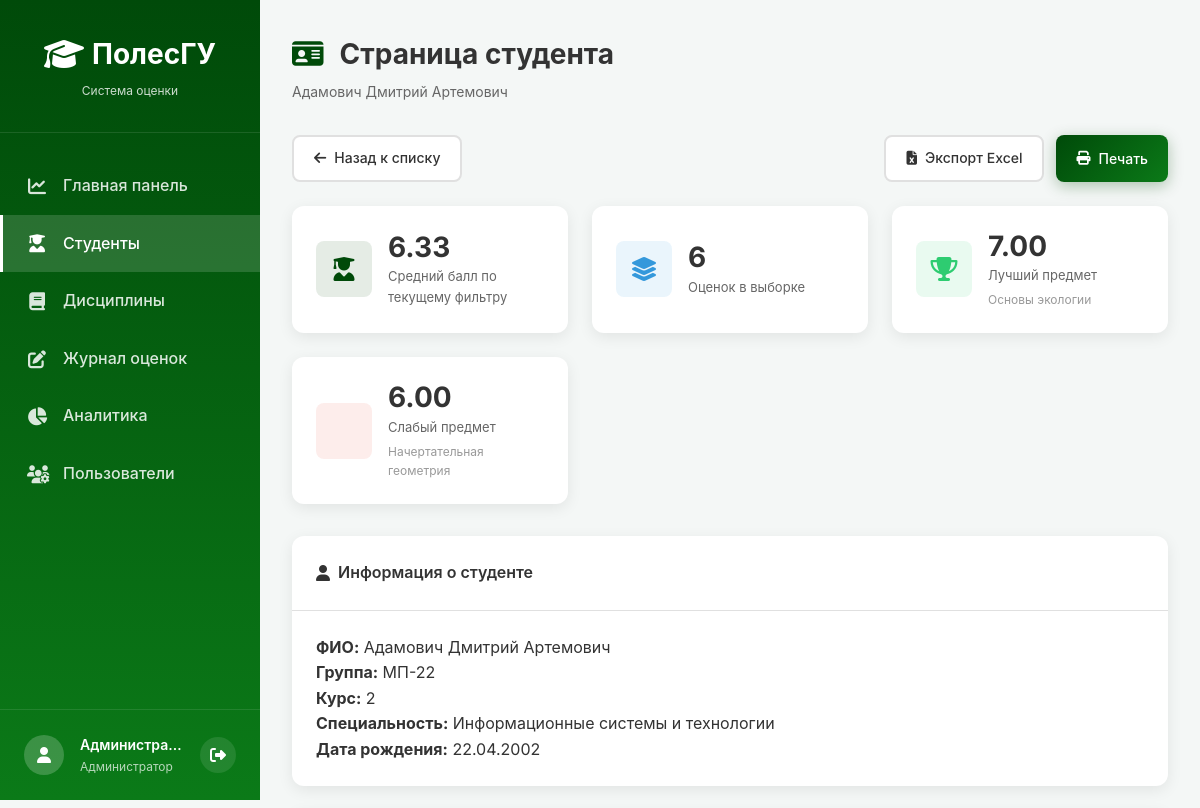
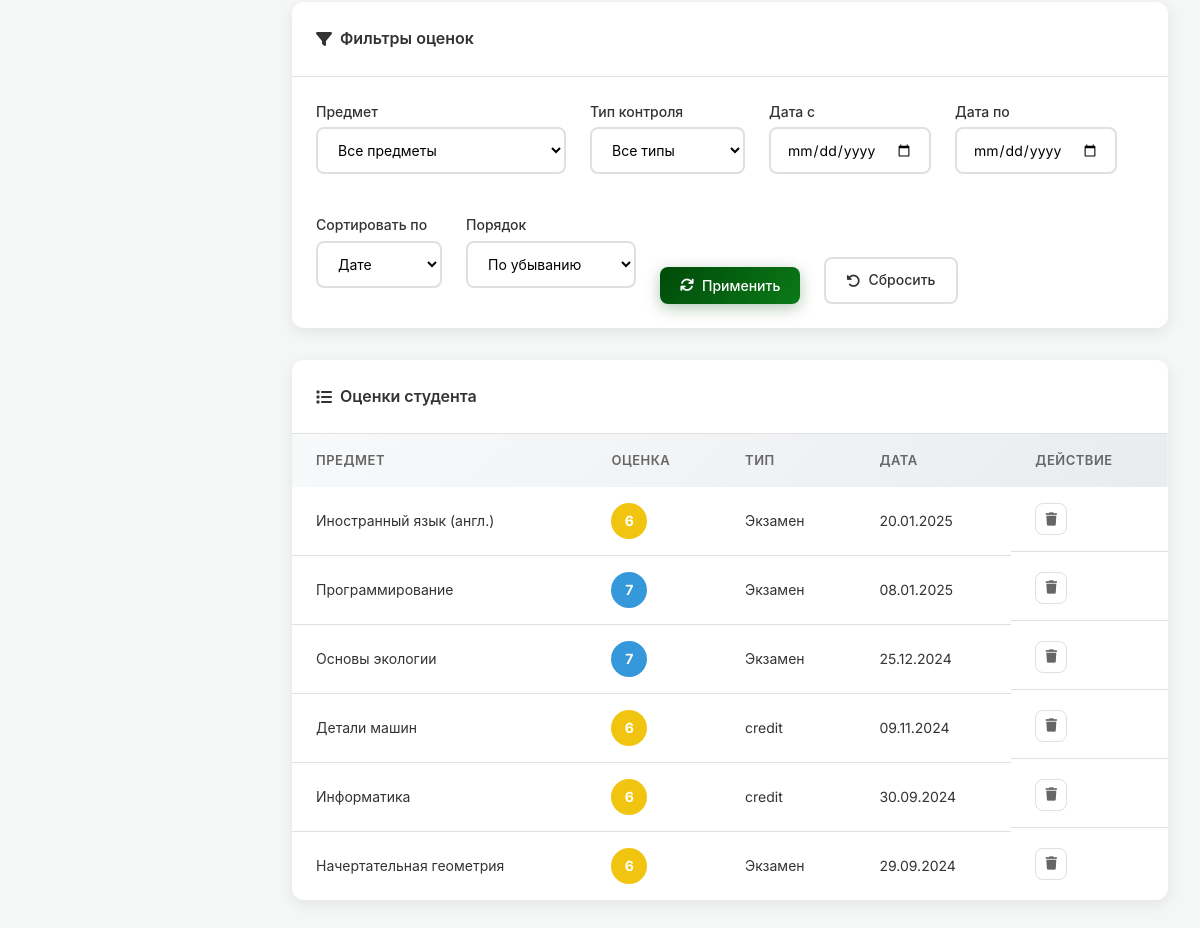
Page /index.php?module=students&student_id=57 (signed in) on the earlier database version (2 pictures, top to bottom).
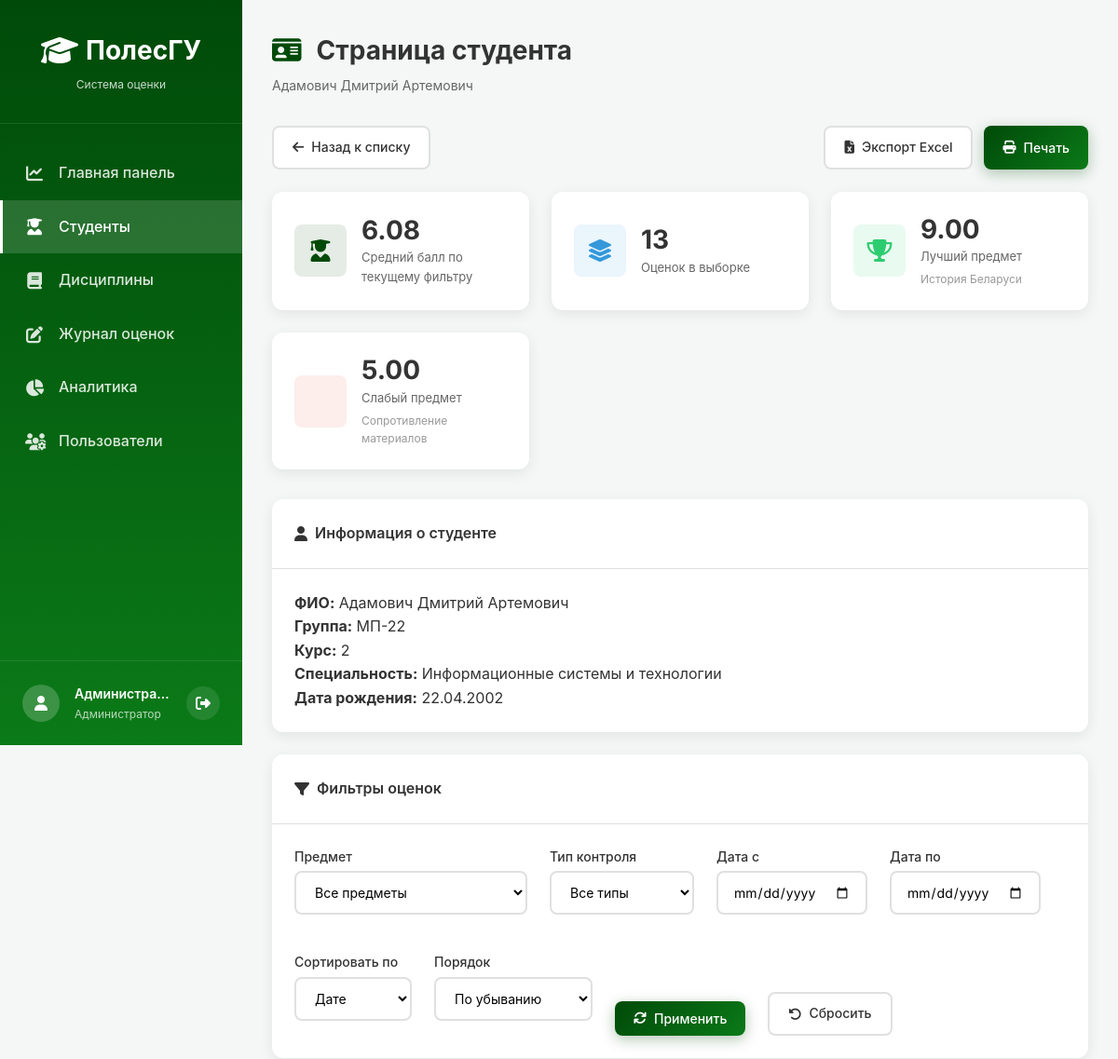
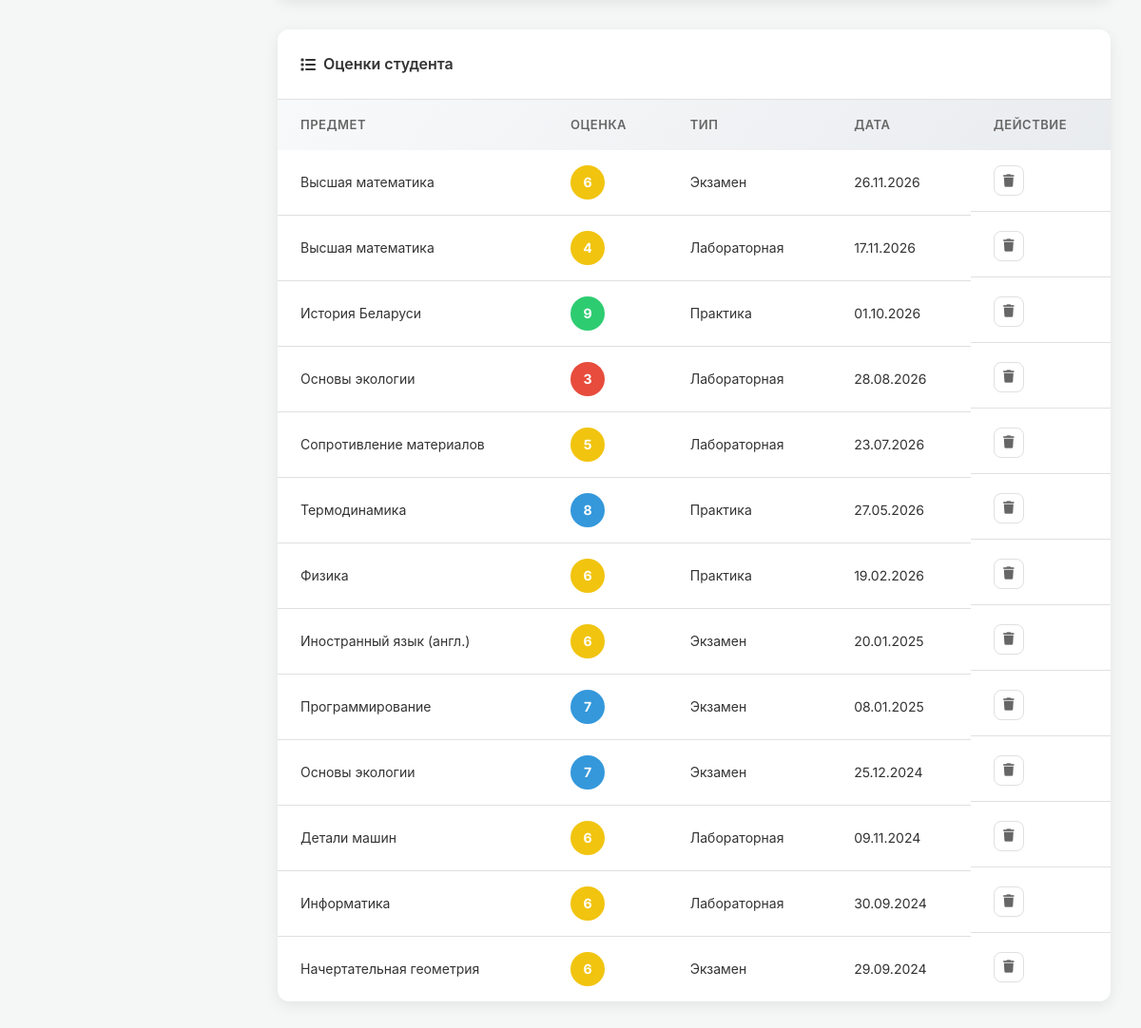
Same page on the later database version (2 pictures, top to bottom).
### tables this page shows
CREATE TABLE grades (
        id INTEGER PRIMARY KEY AUTOINCREMENT,
        student_id INTEGER NOT NULL,
        discipline_id INTEGER NOT NULL,
        grade INTEGER CHECK(grade >= 1 AND grade <= 10),
        date TEXT NOT NULL,
        type TEXT DEFAULT 'exam', -- 'exam' или 'credit'
        FOREIGN KEY (student_id) REFERENCES students(id) ON DELETE CASCADE,
        FOREIGN KEY (discipline_id) REFERENCES disciplines(id) ON DELETE CASCADE
    );

CREATE TABLE disciplines (
        id INTEGER PRIMARY KEY AUTOINCREMENT,
        name TEXT NOT NULL,
        teacher TEXT,
        department TEXT,
        hours INTEGER
    );

### config/functions.php (called while the page is built, shortened)
<?php
function escape($string) {
    return htmlspecialchars($string, ENT_QUOTES, 'UTF-8');
}
function formatDate($date) {
    return date('d.m.Y', strtotime($date));
}
function getGradeColor($grade) {
    if ($grade >= 9) return '#2ecc71';
    if ($grade >= 7) return '#3498db';
    if ($grade >= 4) return '#f1c40f';
    return '#e74c3c';
}
function getGradeTypeOptions() {
    return [
        'exam' => 'Экзамен',
        'practice' => 'Практика',
        'lab' => 'Лабораторная',
    ];
}
function getGradeTypeLabel($type) {
    $labels = getGradeTypeOptions();
    return $labels[$type] ?? $type;
}
function getStudentById($pdo, $studentId) {
    $sql = "SELECT s.*, g.name as group_name, g.course, g.specialty
            FROM students s
            JOIN groups g ON s.group_id = g.id
            WHERE s.id = ?";
    $stmt = $pdo->prepare($sql);
    $stmt->execute([$studentId]);
    return $stmt->fetch();
}
function getStudentGradesFiltered($pdo, $studentId, $filters = []) {
    $conditions = ['gr.student_id = ?'];
    $params = [$studentId];
    $sortMap = [
        'date' => 'gr.date',
        'discipline' => 'd.name',
    ];
    $sortField = $filters['sort'] ?? 'date';
    $orderField = $sortMap[$sortField] ?? 'gr.date';
    $orderDirection = strtolower($filters['order'] ?? 'desc') === 'asc' ? 'ASC' : 'DESC';
    $sql = "SELECT gr.*, d.name as discipline_name, d.teacher
            FROM grades gr
            JOIN disciplines d ON gr.discipline_id = d.id
            WHERE " . implode(' AND ', $conditions) . "
            ORDER BY {$orderField} {$orderDirection}, gr.id DESC";
    $stmt = $pdo->prepare($sql);
    $stmt->execute($params);
    return $stmt->fetchAll();
}
function calculateStudentAverageFiltered($pdo, $studentId, $filters = []) {
    $conditions = ['student_id = ?'];
    $params = [$studentId];
    $sql = "SELECT AVG(grade) as avg_grade
            FROM grades
            WHERE " . implode(' AND ', $conditions);
    $stmt = $pdo->prepare($sql);
    $stmt->execute($params);
    $result = $stmt->fetch();
    return $result['avg_grade'] ? round($result['avg_grade'], 2) : 0;
}
function getStudentSubjectStatsFiltered($pdo, $studentId, $filters = []) {
    $conditions = ['gr.student_id = ?'];
    $params = [$studentId];
    $sql = "SELECT gr.discipline_id,
                   d.name as discipline_name,
                   AVG(gr.grade) as avg_grade,
                   COUNT(gr.id) as grade_count
            FROM grades gr
            JOIN disciplines d ON gr.discipline_id = d.id
            WHERE " . implode(' AND ', $conditions) . "
            GROUP BY gr.discipline_id, d.name
            ORDER BY avg_grade DESC, d.name ASC";
    $stmt = $pdo->prepare($sql);
    $stmt->execute($params);
    return $stmt->fetchAll();
}
?>

### modules/students/index.php (the view, shortened to what the changed rows need)
<?php
require_once __DIR__ . '/../../config/database.php';
require_once __DIR__ . '/../../config/functions.php';
$pdo = getDB();
$studentPageId = isset($_GET['student_id']) ? (int)$_GET['student_id'] : 0;
$canManageStudentData = in_array($_SESSION['role'], ['admin', 'teacher'], true);
function buildStudentPageUrl($studentId, $filters = [], $flash = null) {
    $params = array_filter([
        'module' => 'students',
        'student_id' => $studentId,
        'discipline' => $filters['discipline'] ?? null,
        'type' => $filters['type'] ?? null,
        'date_from' => $filters['date_from'] ?? null,
        'date_to' => $filters['date_to'] ?? null,
        'sort' => $filters['sort'] ?? null,
        'order' => $filters['order'] ?? null,
        'flash' => $flash,
        'export' => $filters['export'] ?? null,
    ], function ($value) {
        return $value !== null && $value !== '' && $value !== 0;
    });
    return '/index.php?' . http_build_query($params);
}
if ($studentPageId > 0) {
    $student = getStudentById($pdo, $studentPageId);
    $selectedDiscipline = isset($_GET['discipline']) ? (int)$_GET['discipline'] : 0;
    $selectedType = trim($_GET['type'] ?? '');
    $dateFrom = trim($_GET['date_from'] ?? '');
    $dateTo = trim($_GET['date_to'] ?? '');
    $sortField = $_GET['sort'] ?? 'date';
    $sortOrder = $_GET['order'] ?? 'desc';
    $gradeFilters = [
        'discipline_id' => $selectedDiscipline,
        'type' => $selectedType,
        'date_from' => $dateFrom,
        'date_to' => $dateTo,
        'sort' => $sortField,
        'order' => $sortOrder,
    ];
    $filteredGrades = getStudentGradesFiltered($pdo, $studentPageId, $gradeFilters);
    $filteredAverage = calculateStudentAverageFiltered($pdo, $studentPageId, $gradeFilters);
    $subjectStats = getStudentSubjectStatsFiltered($pdo, $studentPageId, $gradeFilters);
    $bestSubject = $subjectStats[0] ?? null;
    $worstSubject = !empty($subjectStats) ? $subjectStats[count($subjectStats) - 1] : null;
        ?>
        <?php
    include __DIR__ . '/../../includes/header.php';
    include __DIR__ . '/../../includes/sidebar.php';
    ?>
    <main class="main-content">
        <div class="page-header">
            <h1><i class="fas fa-id-card"></i> Страница студента</h1>
            <p><?= escape($student['full_name']) ?></p>
        </div>
        <div class="actions-bar">
            <?php if ($canManageStudentData): ?>
            <a href="/index.php?module=students" class="btn btn-secondary">
                <i class="fas fa-arrow-left"></i> Назад к списку
            </a>
            <?php endif; ?>
            <div style="display: flex; gap: 12px; flex-wrap: wrap;">
                <a href="<?= escape(buildStudentPageUrl($studentPageId, [
                    'discipline' => $selectedDiscipline,
                    'type' => $selectedType,
                    'date_from' => $dateFrom,
                    'date_to' => $dateTo,
                    'sort' => $sortField,
                    'order' => $sortOrder,
                    'export' => 'excel',
                ])) ?>" class="btn btn-secondary">
                    <i class="fas fa-file-excel"></i> Экспорт Excel
                </a>
                <button type="button" class="btn btn-primary" onclick="window.print()">
                    <i class="fas fa-print"></i> Печать
                </button>
            </div>
        </div>
        <div class="kpi-grid">
            <div class="kpi-card">
                <div class="kpi-icon" style="background: rgba(0, 74, 9, 0.1);">
                    <i class="fas fa-user-graduate" style="color: #004a09;"></i>
                </div>
                <div class="kpi-content">
                    <h3><?= number_format($filteredAverage, 2) ?></h3>
                    <p>Средний балл по текущему фильтру</p>
                </div>
            </div>
            <div class="kpi-card">
                <div class="kpi-icon" style="background: rgba(52, 152, 219, 0.1);">
                    <i class="fas fa-layer-group" style="color: #3498db;"></i>
                </div>
                <div class="kpi-content">
                    <h3><?= count($filteredGrades) ?></h3>
                    <p>Оценок в выборке</p>
                </div>
            </div>
            <div class="kpi-card">
                <div class="kpi-icon" style="background: rgba(46, 204, 113, 0.1);">
                    <i class="fas fa-trophy" style="color: #2ecc71;"></i>
                </div>
                <div class="kpi-content">
                    <h3><?= $bestSubject ? number_format($bestSubject['avg_grade'], 2) : '-' ?></h3>
                    <p>Лучший предмет</p>
                    <small><?= $bestSubject ? escape($bestSubject['discipline_name']) : 'Нет данных' ?></small>
                </div>
            </div>
            <div class="kpi-card">
                <div class="kpi-icon" style="background: rgba(231, 76, 60, 0.1);">
                </div>
                <div class="kpi-content">
                    <h3><?= $worstSubject ? number_format($worstSubject['avg_grade'], 2) : '-' ?></h3>
                    <p>Слабый предмет</p>
                    <small><?= $worstSubject ? escape($worstSubject['discipline_name']) : 'Нет данных' ?></small>
                </div>
            </div>
        </div>
        <div class="card" style="margin-bottom: 24px;">
            <div class="card-header">
                <h3><i class="fas fa-user"></i> Информация о студенте</h3>
            </div>
            <div class="card-body">
                <p><strong>ФИО:</strong> <?= escape($student['full_name']) ?></p>
                <p><strong>Группа:</strong> <?= escape($student['group_name']) ?></p>
                <p><strong>Курс:</strong> <?= (int)$student['course'] ?></p>
                <p><strong>Специальность:</strong> <?= escape($student['specialty']) ?></p>
                <p><strong>Дата рождения:</strong> <?= $student['birth_date'] ? formatDate($student['birth_date']) : 'Не указана' ?></p>
            </div>
        </div>
        <div class="card">
            <div class="card-header">
                <h3><i class="fas fa-filter"></i> Фильтры оценок</h3>
            </div>
            <div class="card-body">
                <form method="GET" class="filter-form-inline">
                    <div class="form-group">
                        <label for="discipline">Предмет</label>
                        <select name="discipline" id="discipline">
                            <option value="0">Все предметы</option>
                        </select>
                    </div>
                    <div class="form-group">
                        <label for="type">Тип контроля</label>
                        <select name="type" id="type">
                            <option value="">Все типы</option>
                        </select>
                    </div>
                    <div class="form-group">
                        <label for="date_from">Дата с</label>
                        <input type="date" name="date_from" id="date_from" value="<?= escape($dateFrom) ?>">
                    </div>
                    <div class="form-group">
                        <label for="date_to">Дата по</label>
                        <input type="date" name="date_to" id="date_to" value="<?= escape($dateTo) ?>">
                    </div>
                    <div class="form-group">
                        <label for="sort">Сортировать по</label>
                        <select name="sort" id="sort">
                            <option value="date" <?= $sortField === 'date' ? 'selected' : '' ?>>Дате</option>
                        </select>
                    </div>
                    <div class="form-group">
                        <label for="order">Порядок</label>
                        <select name="order" id="order">
                            <option value="desc" <?= $sortOrder === 'desc' ? 'selected' : '' ?>>По убыванию</option>
                        </select>
                    </div>
                    <button type="submit" class="btn btn-primary">
                        <i class="fas fa-sync"></i> Применить
                    </button>
                    <a href="/index.php?module=students&student_id=<?= $studentPageId ?>" class="btn btn-secondary">
                        <i class="fas fa-rotate-left"></i> Сбросить
                    </a>
                </form>
            </div>
        </div>
        <div class="table-card" style="margin-top: 24px;">
            <div class="table-header">
                <h3><i class="fas fa-list"></i> Оценки студента</h3>
            </div>
            <div class="table-body">
                <?php if (!empty($filteredGrades)): ?>
                <table class="data-table">
                    <thead>
                        <tr>
                            <th>Предмет</th>
                            <th>Оценка</th>
                            <th>Тип</th>
                            <th>Дата</th>
                            <?php if ($canManageStudentData): ?>
                            <th>Действие</th>
                            <?php endif; ?>
                        </tr>
                    </thead>
                    <tbody>
                        <?php foreach ($filteredGrades as $grade): ?>
                        <tr>
                            <td><?= escape($grade['discipline_name']) ?></td>
                            <td>
                                <span class="grade-badge" style="background: <?= getGradeColor($grade['grade']) ?>;">
                                    <?= (int)$grade['grade'] ?>
                                </span>
                            </td>
                            <td><?= escape(getGradeTypeLabel($grade['type'])) ?></td>
                            <td><?= formatDate($grade['date']) ?></td>
                            <?php if ($canManageStudentData): ?>
                            <td class="actions">
                                <button class="btn-icon btn-danger" onclick="deleteGrade(<?= (int)$grade['id'] ?>, '<?= escape($grade['discipline_name']) ?>', <?= $studentPageId ?>)" title="Удалить оценку">
                                    <i class="fas fa-trash"></i>
                                </button>
                            </td>
                            <?php endif; ?>
                        </tr>
                        <?php endforeach; ?>
                    </tbody>
                </table>
                <?php else: ?>
                <p class="empty-message">По выбранным фильтрам оценки не найдены</p>
                <?php endif; ?>
            </div>
        </div>
    </main>
    <?php
    include __DIR__ . '/../../includes/footer.php';
    return;
}
include __DIR__ . '/../../includes/header.php';
include __DIR__ . '/../../includes/sidebar.php';
?>
<?php include __DIR__ . '/../../includes/footer.php'; ?>

Differences in the rows shown:
added grades: discipline.name "Высшая математика", grade "6", type "Экзамен", date "26.11.2026"
added grades: discipline.name "Высшая математика", grade "4", type "Лабораторная", date "17.11.2026"
added grades: discipline.name "История Беларуси", grade "9", type "Практика", date "01.10.2026"
added grades: discipline.name "Основы экологии", grade "3", type "Лабораторная", date "28.08.2026"
added grades: discipline.name "Сопротивление материалов", grade "5", type "Лабораторная", date "23.07.2026"
added grades: discipline.name "Термодинамика", grade "8", type "Практика", date "27.05.2026"
added grades: discipline.name "Физика", grade "6", type "Практика", date "19.02.2026"
changed grades "Детали машин": type "credit" → "Лабораторная"
changed grades "Информатика": type "credit" → "Лабораторная"
Other differences:
$filteredAverage: "6.33" → "6.08"
count($filteredGrades): "6" → "13"
$bestSubject['avg_grade']: "7.00" → "9.00"
$bestSubject['discipline_name']: "Основы экологии" → "История Беларуси"
$worstSubject['avg_grade']: "6.00" → "5.00"
$worstSubject['discipline_name']: "Начертательная геометрия" → "Сопротивление материалов"
